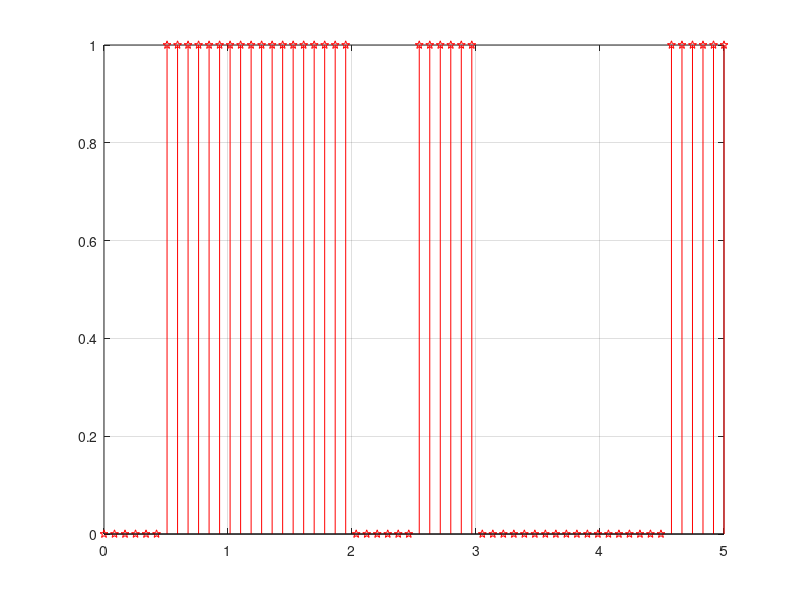
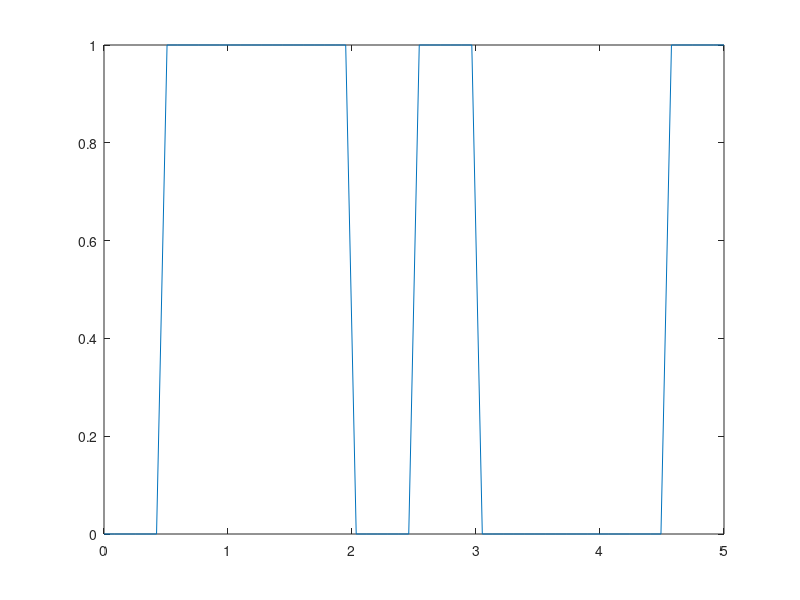

Write MATLAB code to recreate these figures, in order.
 Fs=12000;
 N=0.5*12;
 a=randi([0,1], 1, 10)
 b=repmat(a, N, 1)
 c=b(:)
 z=linspace(0, N-1, length(c))
 figure(1)
 stem(z,c, 'pr'), grid
 figure
 plot(z,c)